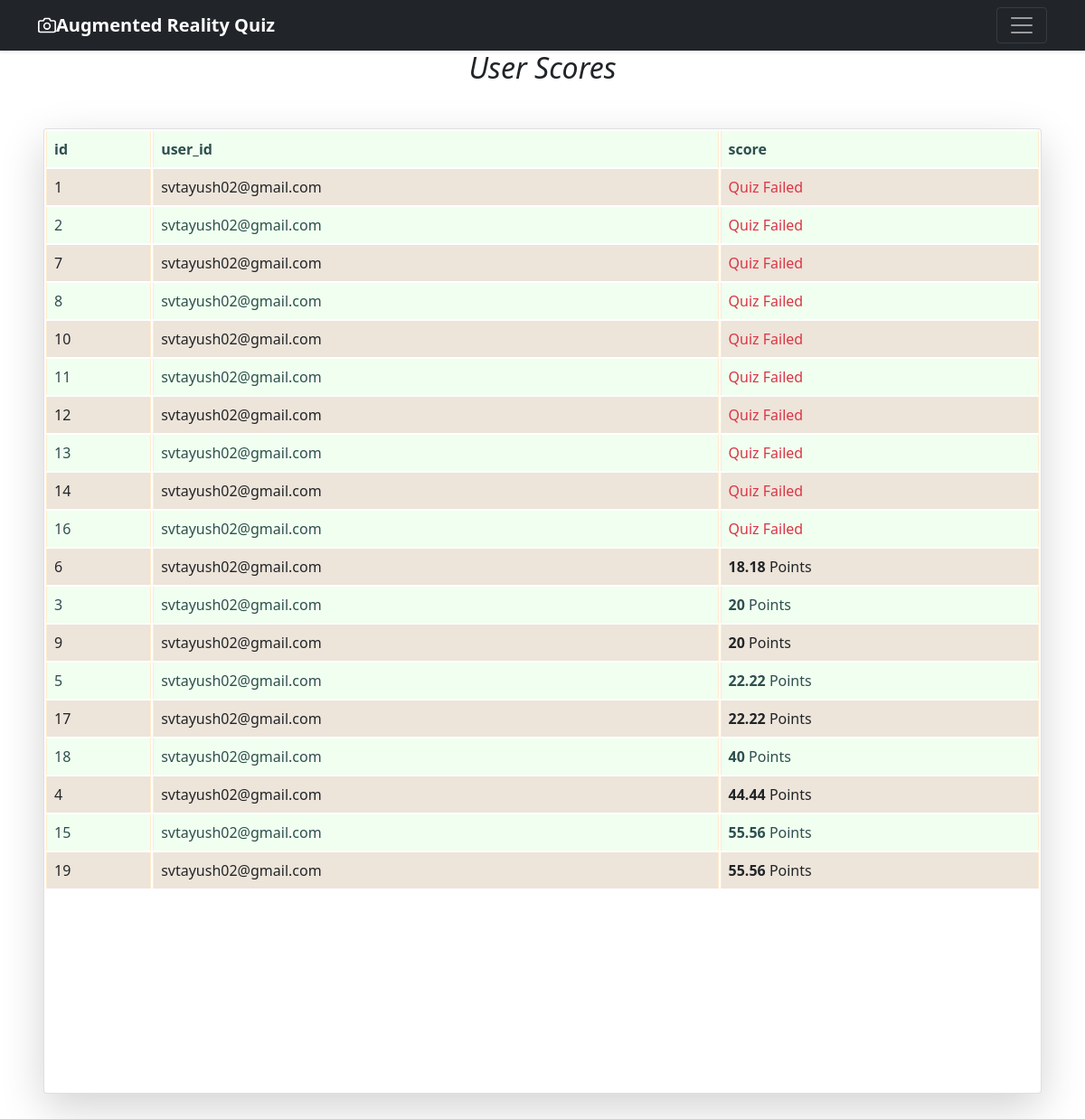
Page /score (signed in) on the committed database.
### database.py (models this page shows, shortened)
class Score(Base):
    __tablename__= "Scores"
    id = Column(Integer,primary_key=True)
    user_id = Column(Integer, ForeignKey('users.id'))
    score = Column(Integer,default=0)
    created_on=Column(DateTime, default=datetime.now)

### app.py (the view)
@app.route('/score')
def score():
    db=opendb()
    scores=db.query(Score).filter(Score.user_id==session.get('user_id',1)).order_by(Score.score)
    db.close()
    return render_template('score.html',scores=scores)

### app.py (called while the page is built)
def opendb():
    engine = create_engine("sqlite:///db.sqlite",echo=True)
    Session = sessionmaker(bind=engine)
    return Session()

### templates/score.html (shortened to what this page needs)
{% extends 'base.html' %}
{% block body %}
<i class="fa fa-align-center" aria-hidden="true"><center><h2>User Scores</h2></center></i>
<div class="card shadow-lg m-5">
    <table class="table table-striped table-bordered table-inverse table-responsive">
        <thead class="thead-inverse|thead-default">
            <tr>
                <th><b>id</b></th>
                <th><b>user_id</b></th>
                <th><b>score</b></th>
            </tr>
        </thead>
        <tbody>
            {% for item in scores %}
            <tr>
                <td >{{item.id}}</td>
                <td >{{session.email}}</td>
                <td >
                    {% if item.score==0 %}
                            <span class="text-danger">Quiz Failed</span>
                    {% else %}
                           <b>{{item.score}}</b> Points
                    {% endif %}
                </td>
            </tr>
            {% endfor %}
        </tbody>
    </table>
</div>
{% endblock body %}

### templates/score.html (style rules this page uses)
.table { --bs-table-bg: linen; --bs-table-accent-bg: honeydew; --bs-table-striped-color: #212528; --bs-table-striped-bg: rgba(0, 0, 0, 0.05); --bs-table-active-color: #212527; --bs-table-active-bg: rgba(0, 0, 0, 0.1); --bs-table-hover-color: #212529; --bs-table-hover-bg: rgba(0, 0, 0, 0.075); width: 100%; margin-bottom: 14rem; color: darkslategrey; vertical-align: baseline; border-color: blanchedalmond; }
table { caption-side: bottom; border-collapse: separate; }

### rows in the picture
Score: id "1", email "svtayush02@gmail.com", score "Quiz Failed"
Score: id "2", email "svtayush02@gmail.com", score "Quiz Failed"
Score: id "7", email "svtayush02@gmail.com", score "Quiz Failed"
Score: id "8", email "svtayush02@gmail.com", score "Quiz Failed"
Score: id "10", email "svtayush02@gmail.com", score "Quiz Failed"
Score: id "11", email "svtayush02@gmail.com", score "Quiz Failed"
Score: id "12", email "svtayush02@gmail.com", score "Quiz Failed"
Score: id "13", email "svtayush02@gmail.com", score "Quiz Failed"
Score: id "14", email "svtayush02@gmail.com", score "Quiz Failed"
Score: id "16", email "svtayush02@gmail.com", score "Quiz Failed"
Score: id "6", email "svtayush02@gmail.com", score "18.18"
Score: id "3", email "svtayush02@gmail.com", score "20"
Score: id "9", email "svtayush02@gmail.com", score "20"
Score: id "5", email "svtayush02@gmail.com", score "22.22"
Score: id "17", email "svtayush02@gmail.com", score "22.22"
Score: id "18", email "svtayush02@gmail.com", score "40"
Score: id "4", email "svtayush02@gmail.com", score "44.44"
Score: id "15", email "svtayush02@gmail.com", score "55.56"
Score: id "19", email "svtayush02@gmail.com", score "55.56"
